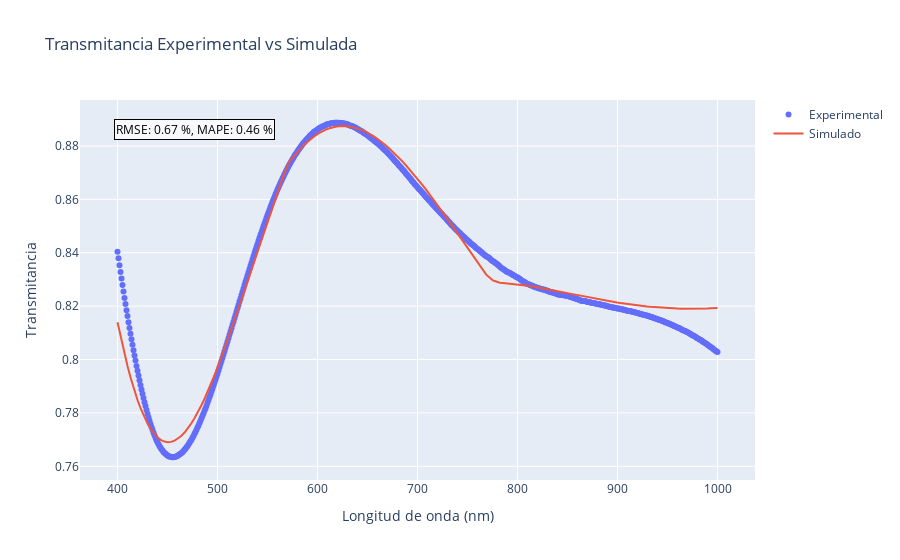
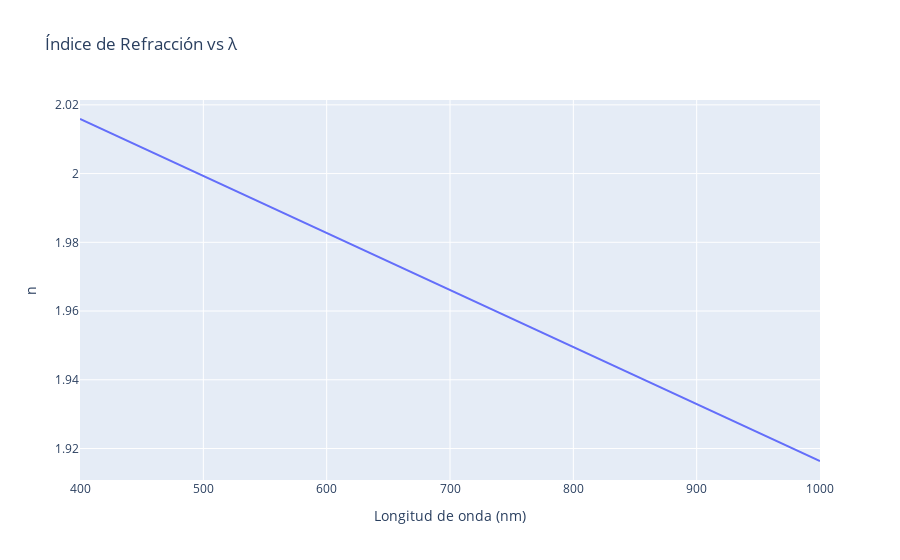
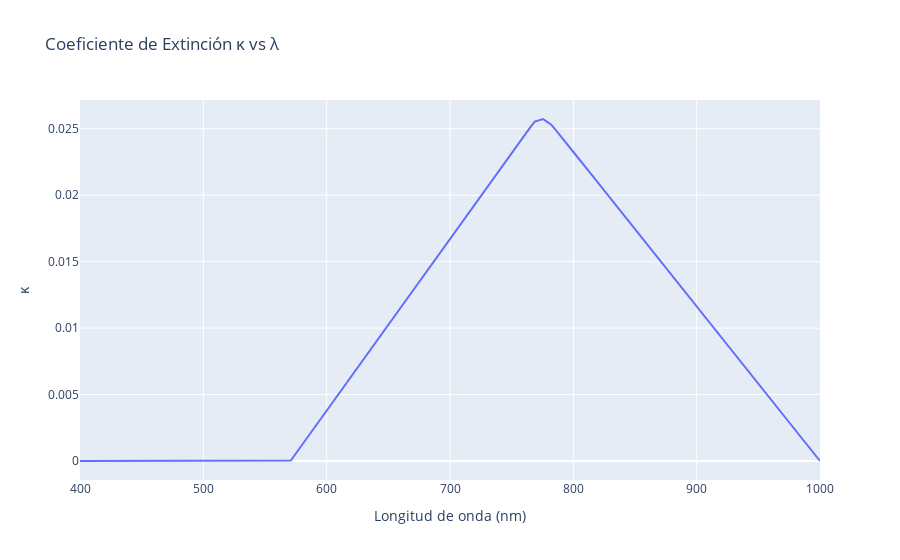
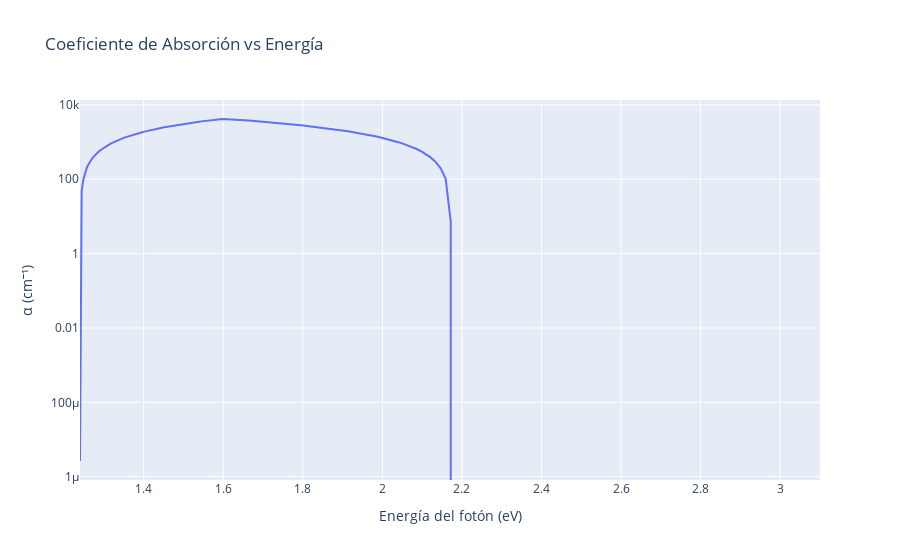

The cell these charts' notebook holds for them, in order:
### Code cell
import numpy as np
import plotly.graph_objects as go
from scipy.interpolate import interp1d

# === Archivos ===
#filename_sim = "ITO_s70_400-1000_195.txt"
filename_sim = "ITO_s70_400-1000_F_4.txt"
filename_exp = "ITO_filtrado_400-1000.txt"

# === Detectar bloques de salida automáticamente ===
block1, block2 = [], []

with open(filename_sim, "r") as f:
    for line in f:
        try:
            vals = list(map(float, line.split()))
            if len(vals) == 3:       # λ, n, kappa
                block1.append(vals)
            elif len(vals) == 2:     # λ, T simulada
                block2.append(vals)
        except:
            continue

block1 = np.array(block1)
block2 = np.array(block2)

# === Extraer variables ===
lambda1, n, kappa = block1[:,0], block1[:,1], block1[:,2]
lambda2, T_sim = block2[:,0], block2[:,1]

# === Cargar datos experimentales ===
exp_data = np.loadtxt(filename_exp, skiprows=1)
lambda_exp, T_exp = exp_data[:,0], exp_data[:,1]

# === Interpolación de T_sim a puntos experimentales ===
interp_T = interp1d(lambda2, T_sim, kind='linear', fill_value="extrapolate")
T_sim_interp = interp_T(lambda_exp)

# === Calcular errores ===
rel_error = np.sqrt(np.mean((T_sim_interp - T_exp)**2)) / np.mean(T_exp)
percent_error_rmse = rel_error * 100
abs_percent_error = np.mean(np.abs(T_sim_interp - T_exp)/T_exp) * 100

print(f"Error relativo cuadrático promedio (RMSE): {percent_error_rmse:.2f} %")
print(f"Desviación porcentual promedio (MAPE): {abs_percent_error:.2f} %")

# === Calcular α vs Energía ===
h_c = 1240  # eV·nm
E = h_c / lambda1
alpha = 4 * np.pi * kappa / (lambda1 * 1e-7)  # cm^-1

# === Función para guardar solo HTML ===
def save_plot_html(fig, fname_base):
    fig.write_html(f"{fname_base}.html")
    fig.show()

# === 1. Transmitancia con errores en la gráfica ===
fig1 = go.Figure()
fig1.add_trace(go.Scatter(x=lambda_exp, y=T_exp, mode="markers", name="Experimental"))
fig1.add_trace(go.Scatter(x=lambda2, y=T_sim, mode="lines", name="Simulado"))
fig1.add_annotation(
    text=f"RMSE: {percent_error_rmse:.2f} %, MAPE: {abs_percent_error:.2f} %",
    xref="paper", yref="paper",
    x=0.05, y=0.95, showarrow=False,
    font=dict(size=12, color="black"),
    bgcolor="rgba(255,255,255,0.7)",
    bordercolor="black",
    borderwidth=1
)
fig1.update_layout(title="Transmitancia Experimental vs Simulada",
                   xaxis_title="Longitud de onda (nm)",
                   yaxis_title="Transmitancia")
save_plot_html(fig1, "T_exp_vs_sim")

# === 2. Índice de refracción n vs λ ===
fig2 = go.Figure()
fig2.add_trace(go.Scatter(x=lambda1, y=n, mode="lines", name="n"))
fig2.update_layout(title="Índice de Refracción vs λ",
                   xaxis_title="Longitud de onda (nm)",
                   yaxis_title="n")
save_plot_html(fig2, "n_vs_lambda")

# === 3. κ vs λ ===
fig3 = go.Figure()
fig3.add_trace(go.Scatter(x=lambda1, y=kappa, mode="lines", name="κ"))
fig3.update_layout(title="Coeficiente de Extinción κ vs λ",
                   xaxis_title="Longitud de onda (nm)",
                   yaxis_title="κ")
save_plot_html(fig3, "kappa_vs_lambda")

# === 4. Coeficiente de absorción α vs Energía ===
fig4 = go.Figure()
fig4.add_trace(go.Scatter(x=E, y=alpha, mode="lines", name="α"))
fig4.update_yaxes(type="log")
fig4.update_layout(title="Coeficiente de Absorción vs Energía",
                   xaxis_title="Energía del fotón (eV)",
                   yaxis_title="α (cm⁻¹)")
save_plot_html(fig4, "alpha_vs_energy")

print("Gráficas guardadas como HTML con errores incluidos")

### Figure 1 — Plotly figure (JSON) as saved in the notebook; plotly's stock layout.template omitted (floating-point values rounded to 4 significant figures; data arrays with more than 128 entries replaced by an {"elided": "..."} marker saying what was removed)
{"data": [{"mode": "markers", "name": "Experimental", "type": "scatter", "x": {"elided": "601 int values"}, "y": {"elided": "601 float values"}}, {"mode": "lines", "name": "Simulado", "type": "scatter", "x": {"elided": "180 float values"}, "y": {"elided": "180 float values"}}], "layout": {"annotations": [{"bgcolor": "rgba(255,255,255,0.7)", "bordercolor": "black", "borderwidth": 1, "font": {"color": "black", "size": 12}, "showarrow": false, "text": "RMSE: 0.67 %, MAPE: 0.46 %", "x": 0.05, "xref": "paper", "y": 0.95, "yref": "paper"}], "title": {"text": "Transmitancia Experimental vs Simulada"}, "xaxis": {"title": {"text": "Longitud de onda (nm)"}}, "yaxis": {"title": {"text": "Transmitancia"}}}}

### Figure 2 — Plotly figure (JSON) as saved in the notebook; plotly's stock layout.template omitted (floating-point values rounded to 4 significant figures; data arrays with more than 128 entries replaced by an {"elided": "..."} marker saying what was removed)
{"data": [{"mode": "lines", "name": "n", "type": "scatter", "x": {"elided": "180 float values"}, "y": {"elided": "180 float values"}}], "layout": {"title": {"text": "Índice de Refracción vs λ"}, "xaxis": {"title": {"text": "Longitud de onda (nm)"}}, "yaxis": {"title": {"text": "n"}}}}

### Figure 3 — Plotly figure (JSON) as saved in the notebook; plotly's stock layout.template omitted (floating-point values rounded to 4 significant figures; data arrays with more than 128 entries replaced by an {"elided": "..."} marker saying what was removed)
{"data": [{"mode": "lines", "name": "κ", "type": "scatter", "x": {"elided": "180 float values"}, "y": {"elided": "180 float values"}}], "layout": {"title": {"text": "Coeficiente de Extinción κ vs λ"}, "xaxis": {"title": {"text": "Longitud de onda (nm)"}}, "yaxis": {"title": {"text": "κ"}}}}

### Figure 4 — Plotly figure (JSON) as saved in the notebook; plotly's stock layout.template omitted (floating-point values rounded to 4 significant figures; data arrays with more than 128 entries replaced by an {"elided": "..."} marker saying what was removed)
{"data": [{"mode": "lines", "name": "α", "type": "scatter", "x": {"elided": "180 float values"}, "y": {"elided": "180 float values"}}], "layout": {"title": {"text": "Coeficiente de Absorción vs Energía"}, "xaxis": {"title": {"text": "Energía del fotón (eV)"}}, "yaxis": {"title": {"text": "α (cm⁻¹)"}, "type": "log"}}}
